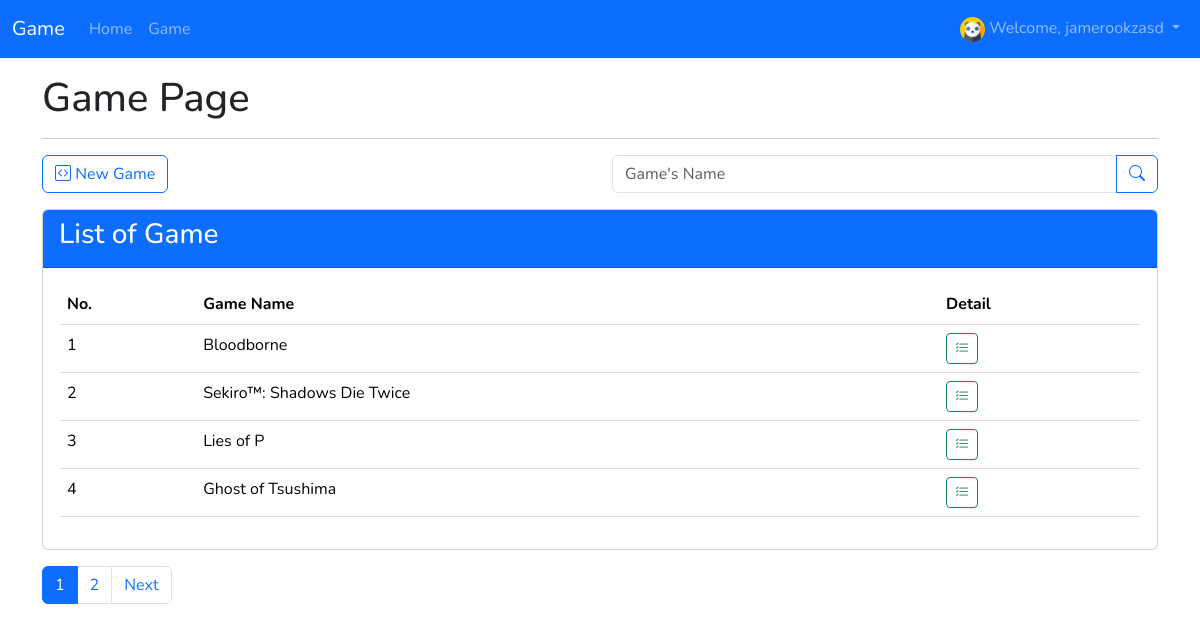
The app's page /game/game (signed in) with its own data.
### pokedex/models.py (models this page shows, shortened)
class User(db.Model, UserMixin):
  id: Mapped[int] = mapped_column(Integer, primary_key=True)
  username: Mapped[str] = mapped_column(String(25), unique=True, nullable=False)
  email: Mapped[str] = mapped_column(String(50), unique=True, nullable=False)
  password: Mapped[str] = mapped_column(String(100), nullable=False)
  firstname: Mapped[str] = mapped_column(String(25), nullable=True)
  lastname: Mapped[str] = mapped_column(String(25), nullable=True)
  avatar: Mapped[str] = mapped_column(String(25), default='avatar.png')
  created_at: Mapped[datetime] = mapped_column(DateTime, server_default=func.now())
  updated_at: Mapped[datetime] = mapped_column(DateTime, server_default=func.now(), onupdate=func.now())
  types: Mapped[List['PokemonType']] = relationship(back_populates='user')
  pokemons: Mapped[List['Pokemon']] = relationship(back_populates='user')

class Pokemon(db.Model):
  __tablename__ = 'pokemon'
  id: Mapped[int] = mapped_column(Integer, primary_key=True)
  name: Mapped[str] = mapped_column(String(20), unique=True, nullable=False)
  height: Mapped[str] = mapped_column(String(20), nullable=True)
  weight: Mapped[str] = mapped_column(String(20), nullable=True)
  description: Mapped[str] = mapped_column(Text, nullable=True)
  img_url: Mapped[str] = mapped_column(String(255), nullable=True)
  user_id: Mapped[int] = mapped_column(Integer, ForeignKey(User.id))
  created_at: Mapped[datetime] = mapped_column(DateTime, server_default=func.now())
  updated_at: Mapped[datetime] = mapped_column(DateTime, server_default=func.now(), onupdate=func.now())
  user: Mapped['User'] = relationship(back_populates='pokemons')
  types: Mapped[List[PokemonType]] = relationship(back_populates='pokemons',
                                                  secondary=pokedex)

### pokedex/routes.py (the view)
@app.route('/game/game')
@login_required
def pokedex():
    search_query = request.args.get('search', '', type=str)
    page = request.args.get('page', 1, type=int)
    query = db.select(Pokemon)
    if search_query:
        query = query.where(Pokemon.name.ilike(f'%{search_query}%'))
    pokemons = db.paginate(query, per_page=4, page=page)
    return render_template('pokemon/index.html', title='Game Page', pokemons=pokemons, search_query=search_query)

### pokedex/models.py (called while the page is built)
@login_manager.user_loader
def load_user(user_id):
  return db.session.get(User, int(user_id))

### pokedex/templates/pokemon/index.html (shortened to what this page needs)
{% extends 'layout.html' %}
{% block content %}
  <div class="container">
    <h1 class="mt-3">{{ title }}</h1>
    <hr>
    <div class="row">
      <div class="col">
        <a href="{{ url_for('new_pokemon') }}" class="btn btn-outline-primary">
          <i class="bi bi-code-square"></i>
          New Game
        </a>
      </div>
      <div class="col">
        <form method="GET" action="{{ url_for('pokedex') }}">
          <div class="input-group mb-3">
            <input name="search" type="text" class="form-control" placeholder="Game's Name" value="{{ request.args.get('search', '') }}">
            <button class="btn btn-outline-primary" type="submit">
              <i class="bi bi-search"></i>
            </button>
          </div>
        </form>
      </div>
    </div>
    <div class="card mb-3">
      <div class="card-header text-bg-primary">
        <h3>List of Game</h3>
      </div>
      <div class="card-body">
        <table class="table table-hover">
          <thead>
            <th>No.</th>
            <th>Game Name</th>
            <th>Detail</th>
          </thead>
          <tbody>
            {% for pokemon in pokemons.items %}
            <tr>
              <td>{{ loop.index + (pokemons.page - 1) * pokemons.per_page }}</td>
              <td>{{ pokemon.name }}</td>
              <td>
                <a href="{{ url_for('pokemon_detail', id=pokemon.id) }}" title="Game Details" class="btn btn-outline-success btn-sm">
                  <i class="bi bi-list-check"></i>
                </a>
              </td>
            </tr>
            {% endfor %}
          </tbody>
        </table>
      </div>
    </div>
    <nav>
      <ul class="pagination">
        {% for num in pokemons.iter_pages() %}
          {% if num %}
            <li class="page-item {% if num == pokemons.page %}active{% endif %}">
              <a class="page-link" href="{{ url_for('pokedex', page=num, search=request.args.get('search', '')) }}">{{ num }}</a>
            </li>
          {% else %}
            <li class="page-item disabled"><span class="page-link">...</span></li>
          {% endif %}
        {% endfor %}
        {% if pokemons.has_next %}
          <li class="page-item">
            <a class="page-link" href="{{ url_for('pokedex', page=pokemons.next_num, search=request.args.get('search', '')) }}">Next</a>
          </li>
        {% endif %}
      </ul>
    </nav>
  </div>
{% endblock %}

### pokedex/templates/layout.html (shortened to what this page needs)
<!DOCTYPE html>
<html lang="en">
<head>
  <link href="https://cdn.jsdelivr.net/npm/bootstrap@5.3.3/dist/css/bootstrap.min.css" rel="stylesheet">
  <link rel="stylesheet" href="https://cdn.jsdelivr.net/npm/bootstrap-icons@1.11.3/font/bootstrap-icons.min.css">
</head>
<body>
  {% include "navbar.html" %}
  {% block content %}{% endblock %}
</body>
</html>

### pokedex/templates/navbar.html (shortened to what this page needs)
<nav class="navbar navbar-expand-lg bg-primary" data-bs-theme="dark">
  <div class="container-fluid">
    <a class="navbar-brand" href="{{url_for('home')}}">Game</a>
    <div class="collapse navbar-collapse" id="navbarNav">
      <ul class="navbar-nav me-auto">
        <li class="nav-item">
          <a class="nav-link" aria-current="page" href="{{url_for('home')}}">Home</a>
        </li>
        {% if current_user.is_authenticated %}
        <li class="nav-item">
          <a class="nav-link" href="{{url_for('pokedex')}}">Game</a>
        </li>
        {% endif %}
      </ul>
      {% if current_user.is_authenticated %}
      <ul class="navbar-nav">
        <li class="nav-item dropdown">
          <a class="nav-link dropdown-toggle" role="button" data-bs-toggle="dropdown" aria-expanded="false">
            <img src="{{url_for('static', filename='img/' + current_user.avatar)}}" width="25" height="25">
            Welcome, {{current_user.username}}
          </a>
        </li>
      </ul>
      {% endif %}
    </div>
  </div>
</nav>

### pokedex/templates/layout.html (style rules this page uses)
* { font-family: "Nunito", "Mitr", serif; }

### records on screen
User: avatar (placeholder picture), username "jamerookzasd"
Pokemon: name "Bloodborne"
Pokemon: name "Sekiro™: Shadows Die Twice"
Pokemon: name "Lies of P"
Pokemon: name "Ghost of Tsushima"

### other values on screen
{{ title }} "Game Page"
{{ num }} "1" "2"
